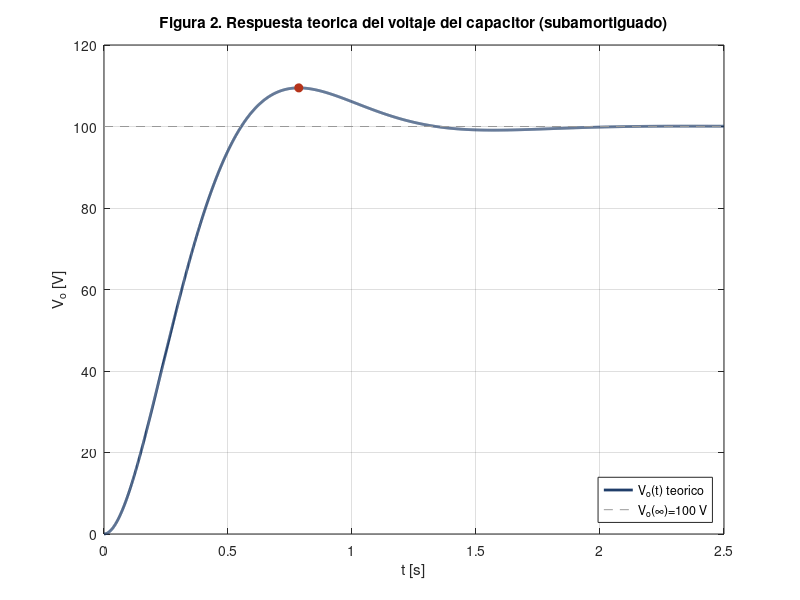
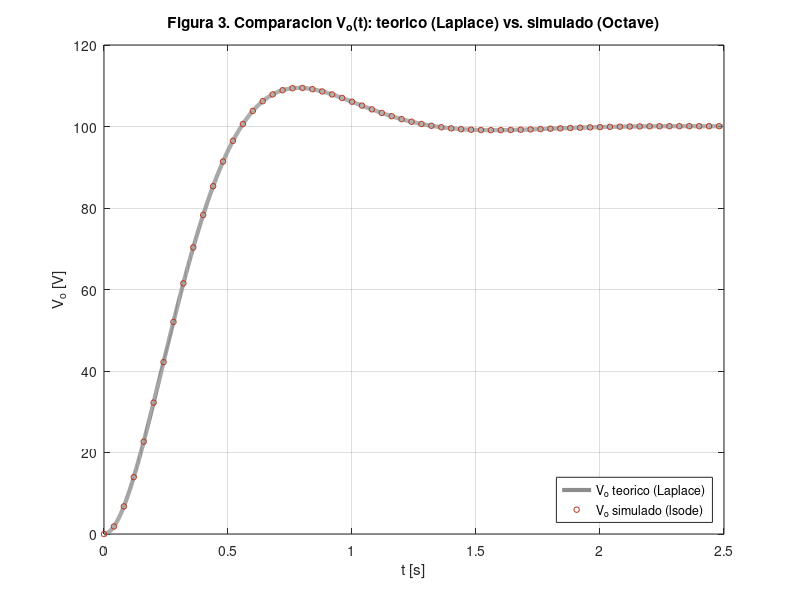
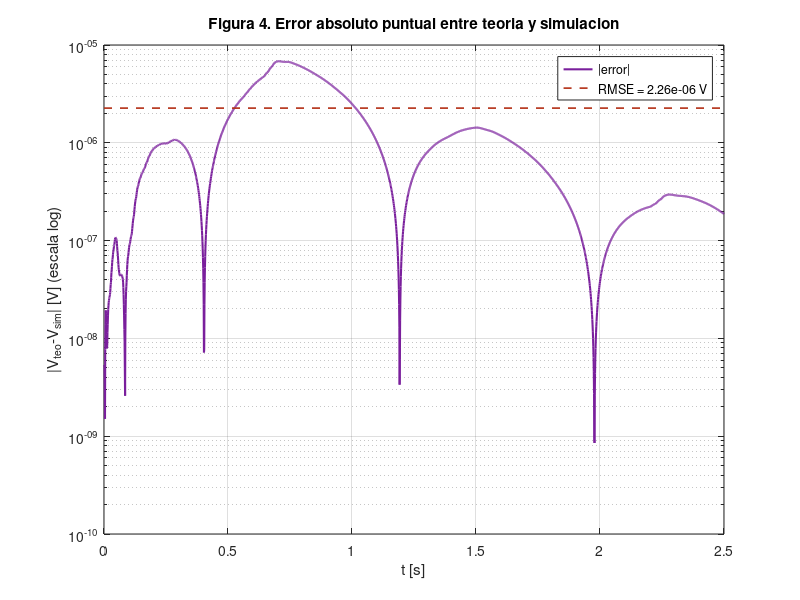

These figures' MATLAB source, in order:
% =====================================================================
%  proyecto2_laplace.m
%  Proyecto 2 - Series y Transformadas (UTP 2026-1)
%  Voltaje del capacitor Vo(t) de un circuito RLC serie con fuente escalon,
%  resuelto por Transformada de Laplace:
%    - solucion TEORICA cerrada  Vo(t) = 100 - 100 e^{-3t}cos4t - 75 e^{-3t}sin4t
%    - solucion SIMULADA integrando numericamente la EDO con lsode (via
%      independiente: NO usa la formula cerrada),
%    - grafica ambas superpuestas y calcula el error punto a punto (RMSE).
%
%  Circuito:  L=1 H, R=6 Ohm, C=0.04 F, E=100 V (escalon en t=0)
%  EDO:       vC'' + 6 vC' + 25 vC = 2500 ,  vC(0)=0, vC'(0)=0
%
%  Ejecutar en GNU Octave:  >> proyecto2_laplace
% =====================================================================
clear; clc; close all;

% ---------- 1. Parametros del circuito ----------
L = 1; R = 6; C = 0.04; E = 100;
a1 = R/L;            % 6   (coef. de vC')
a0 = 1/(L*C);        % 25  (coef. de vC)
u  = E/(L*C);        % 2500 (termino forzante)
printf("R/L = %g | 1/LC = %g | E/LC = %g\n", a1, a0, u);

% Parametros del sistema de 2do orden
alpha = R/(2*L);            % atenuacion = 3
w0    = sqrt(1/(L*C));      % frec. natural = 5 rad/s
zeta  = alpha/w0;           % amortiguamiento = 0.6 (subamortiguado)
wd    = w0*sqrt(1-zeta^2);  % frec. amortiguada = 4 rad/s
Mp    = exp(-zeta*pi/sqrt(1-zeta^2));   % sobreimpulso
tp    = pi/wd;                          % tiempo de pico
printf("alpha=%g  w0=%g  zeta=%g  wd=%g\n", alpha, w0, zeta, wd);
printf("Sobreimpulso Mp=%.3f%%  Vpico=%.3f V @ tp=%.4f s  ts(2%%)=%.4f s\n", ...
        Mp*100, E*(1+Mp), tp, 4/alpha);

% ---------- 2. Solucion teorica (cerrada, por Laplace) ----------
Vo_teo = @(t) E - 100*exp(-3*t).*cos(4*t) - 75*exp(-3*t).*sin(4*t);

% ---------- 3. Solucion simulada (via independiente: EDO numerica) ----------
% Estado x = [vC; vC'] ;  x1' = x2 ;  x2' = u - a1*x2 - a0*x1
function xdot = rlc(x, t)
  global A1 A0 U
  xdot = [ x(2);  U - A1*x(2) - A0*x(1) ];
end
global A1 A0 U
A1 = a1; A0 = a0; U = u;

t  = linspace(0, 2.5, 2501)';        % vector de tiempo (columna)
x0 = [0; 0];                          % vC(0)=0, vC'(0)=0
X  = lsode(@rlc, x0, t);              % integrador de Octave
Vo_sim = X(:,1);                      % voltaje del capacitor simulado

vt = Vo_teo(t);

% ===== FIGURA 1: respuesta teorica con anotaciones =====
figure(1);
plot(t, vt, 'LineWidth', 2.0, 'Color', [0.12 0.24 0.41]); hold on;
plot([0 2.5], [E E], '--', 'Color', [0.6 0.6 0.6]);
plot(tp, E*(1+Mp), 'o', 'Color', [0.71 0.20 0.10], 'MarkerFaceColor', [0.71 0.20 0.10]);
xlabel('t [s]'); ylabel('V_o [V]');
title('Figura 2. Respuesta teorica del voltaje del capacitor (subamortiguado)');
legend('V_o(t) teorico', 'V_o(\infty)=100 V', 'location', 'southeast'); grid on; hold off;
print(figure(1), 'fig2_vo_teorico.png', '-dpng', '-r130');

% ===== FIGURA 2: comparacion teorico vs simulado =====
figure(2);
plot(t, vt, 'LineWidth', 3.0, 'Color', [0.55 0.55 0.55]); hold on;
plot(t(1:40:end), Vo_sim(1:40:end), 'o', 'Color', [0.71 0.20 0.10], 'MarkerSize', 4);
xlabel('t [s]'); ylabel('V_o [V]');
title('Figura 3. Comparacion V_o(t): teorico (Laplace) vs. simulado (Octave)');
legend('V_o teorico (Laplace)', 'V_o simulado (lsode)', 'location', 'southeast');
grid on; hold off;
print(figure(2), 'fig3_comparacion.png', '-dpng', '-r130');

% ===== 4. Error punto a punto =====
err_abs = abs(vt - Vo_sim);
rmse    = sqrt(mean((vt - Vo_sim).^2));
printf("\nRMSE = %.4e V   max|err| = %.4e V\n", rmse, max(err_abs));

% Tabla en instantes representativos
inst = [0 0.2 0.4 0.6 tp 1.0 4/alpha 1.6 2.0 2.5];
printf("\n  t[s]   | Vo_teo[V] | Vo_sim[V] | |err|[V]  | err_rel[%%]\n");
for ti = inst
  [~, j] = min(abs(t - ti));
  a = Vo_teo(t(j)); b = Vo_sim(j); e = abs(a-b);
  printf(" %6.4f | %9.4f | %9.4f | %.3e | %.3e\n", t(j), a, b, e, e/E*100);
end

% ===== FIGURA 3: error absoluto puntual (semilog) =====
figure(3);
semilogy(t(2:end), err_abs(2:end), 'LineWidth', 1.5, 'Color', [0.48 0.12 0.61]); hold on;
plot([0 2.5], [rmse rmse], '--', 'Color', [0.71 0.20 0.10], 'LineWidth', 1.2);
xlabel('t [s]'); ylabel('|V_{teo}-V_{sim}| [V] (escala log)');
title('Figura 4. Error absoluto puntual entre teoria y simulacion');
legend('|error|', sprintf('RMSE = %.2e V', rmse), 'location', 'northeast');
grid on; hold off;
print(figure(3), 'fig4_error.png', '-dpng', '-r130');

printf("\nFiguras exportadas: fig2_vo_teorico.png, fig3_comparacion.png, fig4_error.png\n");
printf("(El diagrama del circuito, Figura 1, se dibuja aparte.)\n");
